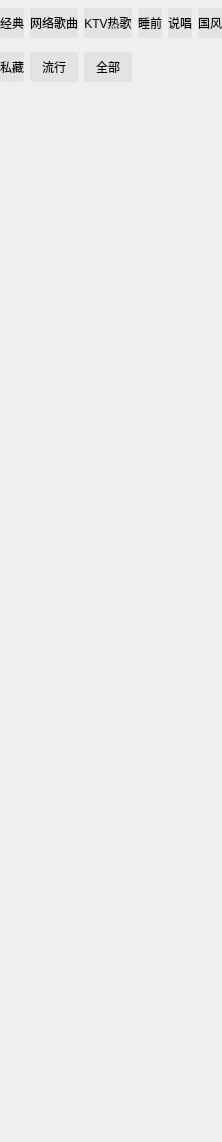
     <widget class="QWidget" name="page04">
      <layout class="QVBoxLayout" name="verticalLayout_6">
       <property name="leftMargin">
        <number>0</number>
       </property>
       <property name="topMargin">
        <number>0</number>
       </property>
       <property name="rightMargin">
        <number>0</number>
       </property>
       <property name="bottomMargin">
        <number>0</number>
       </property>
       <item>
        <widget class="QWidget" name="widget" native="true">
         <property name="minimumSize">
          <size>
           <width>0</width>
           <height>90</height>
          </size>
         </property>
         <property name="maximumSize">
          <size>
           <width>16777215</width>
           <height>90</height>
          </size>
         </property>
         <property name="styleSheet">
          <string notr="true">.QPushButton
{
	background:#E3E3E3;
	border-radius:2px;
}

.QPushButton:hover
{
	background:#CBCBCB;
	color:#1ECD98;
}</string>
         </property>
         <layout class="QGridLayout" name="gridLayout_6">
          <property name="leftMargin">
           <number>0</number>
          </property>
          <property name="topMargin">
           <number>0</number>
          </property>
          <property name="rightMargin">
           <number>0</number>
          </property>
          <property name="bottomMargin">
           <number>0</number>
          </property>
          <item row="0" column="1">
           <widget class="QPushButton" name="songbt002">
            <property name="maximumSize">
             <size>
              <width>100</width>
              <height>30</height>
             </size>
            </property>
            <property name="cursor">
             <cursorShape>PointingHandCursor</cursorShape>
            </property>
            <property name="text">
             <string>网络歌曲</string>
            </property>
           </widget>
          </item>
          <item row="0" column="0">
           <widget class="QPushButton" name="songbt001">
            <property name="maximumSize">
             <size>
              <width>100</width>
              <height>30</height>
             </size>
            </property>
            <property name="cursor">
             <cursorShape>PointingHandCursor</cursorShape>
            </property>
            <property name="text">
             <string>经典</string>
            </property>
           </widget>
          </item>
          <item row="0" column="4">
           <widget class="QPushButton" name="songbt005">
            <property name="maximumSize">
             <size>
              <width>100</width>
              <height>30</height>
             </size>
            </property>
            <property name="cursor">
             <cursorShape>PointingHandCursor</cursorShape>
            </property>
            <property name="text">
             <string>说唱</string>
            </property>
           </widget>
          </item>
          <item row="0" column="3">
           <widget class="QPushButton" name="songbt004">
            <property name="maximumSize">
             <size>
              <width>100</width>
              <height>30</height>
             </size>
            </property>
            <property name="cursor">
             <cursorShape>PointingHandCursor</cursorShape>
            </property>
            <property name="text">
             <string>睡前</string>
            </property>
           </widget>
          </item>
          <item row="0" column="2">
           <widget class="QPushButton" name="songbt003">
            <property name="maximumSize">
             <size>
              <width>100</width>
              <height>30</height>
             </size>
            </property>
            <property name="cursor">
             <cursorShape>PointingHandCursor</cursorShape>
            </property>
            <property name="text">
             <string>KTV热歌</string>
            </property>
           </widget>
          </item>
          <item row="0" column="5">
           <widget class="QPushButton" name="songbt006">
            <property name="maximumSize">
             <size>
              <width>100</width>
              <height>30</height>
             </size>
            </property>
            <property name="cursor">
             <cursorShape>PointingHandCursor</cursorShape>
            </property>
            <property name="text">
             <string>国风</string>
            </property>
           </widget>
          </item>
          <item row="1" column="0">
           <widget class="QPushButton" name="songbt007">
            <property name="maximumSize">
             <size>
              <width>100</width>
              <height>30</height>
             </size>
            </property>
            <property name="cursor">
             <cursorShape>PointingHandCursor</cursorShape>
            </property>
            <property name="text">
             <string>私藏</string>
            </property>
           </widget>
          </item>
          <item row="1" column="1">
           <widget class="QPushButton" name="songbt008">
            <property name="maximumSize">
             <size>
              <width>100</width>
              <height>30</height>
             </size>
            </property>
            <property name="cursor">
             <cursorShape>PointingHandCursor</cursorShape>
            </property>
            <property name="text">
             <string>流行</string>
            </property>
           </widget>
          </item>
          <item row="1" column="2">
           <widget class="QPushButton" name="songbt009">
            <property name="maximumSize">
             <size>
              <width>100</width>
              <height>30</height>
             </size>
            </property>
            <property name="cursor">
             <cursorShape>PointingHandCursor</cursorShape>
            </property>
            <property name="text">
             <string>全部</string>
            </property>
           </widget>
          </item>
         </layout>
        </widget>
       </item>
       <item>
        <widget class="QWidget" name="songList" native="true">
         <property name="minimumSize">
          <size>
           <width>0</width>
           <height>940</height>
          </size>
         </property>
         <property name="maximumSize">
          <size>
           <width>16777215</width>
           <height>16777215</height>
          </size>
         </property>
         <layout class="QGridLayout" name="gridLayout_7">
          <property name="leftMargin">
           <number>0</number>
          </property>
          <property name="topMargin">
           <number>0</number>
          </property>
          <property name="rightMargin">
           <number>0</number>
          </property>
          <property name="bottomMargin">
           <number>0</number>
          </property>
          <property name="spacing">
           <number>10</number>
          </property>
          <item row="2" column="3">
           <widget class="RecItem" name="songImgBox012" native="true">
            <property name="minimumSize">
             <size>
              <width>0</width>
              <height>200</height>
             </size>
            </property>
            <property name="maximumSize">
             <size>
              <width>150</width>
              <height>200</height>
             </size>
            </property>
           </widget>
          </item>
          <item row="3" column="2">
           <widget class="RecItem" name="songImgBox015" native="true">
            <property name="minimumSize">
             <size>
              <width>0</width>
              <height>200</height>
             </size>
            </property>
            <property name="maximumSize">
             <size>
              <width>150</width>
              <height>200</height>
             </size>
            </property>
           </widget>
          </item>
          <item row="0" column="1">
           <widget class="RecItem" name="songImgBox002" native="true">
            <property name="minimumSize">
             <size>
              <width>0</width>
              <height>200</height>
             </size>
            </property>
            <property name="maximumSize">
             <size>
              <width>150</width>
              <height>200</height>
             </size>
            </property>
           </widget>
          </item>
          <item row="3" column="0">
           <widget class="RecItem" name="songImgBox013" native="true">
            <property name="minimumSize">
             <size>
              <width>0</width>
              <height>200</height>
             </size>
            </property>
            <property name="maximumSize">
             <size>
              <width>150</width>
              <height>200</height>
             </size>
            </property>
           </widget>
          </item>
          <item row="3" column="3">
           <widget class="RecItem" name="songImgBox016" native="true">
            <property name="minimumSize">
             <size>
              <width>0</width>
              <height>200</height>
             </size>
            </property>
            <property name="maximumSize">
             <size>
              <width>150</width>
              <height>200</height>
             </size>
            </property>
           </widget>
          </item>
          <item row="2" column="0">
           <widget class="RecItem" name="songImgBox009" native="true">
            <property name="minimumSize">
             <size>
              <width>0</width>
              <height>200</height>
             </size>
            </property>
            <property name="maximumSize">
             <size>
              <width>150</width>
              <height>200</height>
             </size>
            </property>
           </widget>
          </item>
          <item row="3" column="1">
           <widget class="RecItem" name="songImgBox014" native="true">
            <property name="minimumSize">
             <size>
              <width>0</width>
              <height>200</height>
             </size>
            </property>
            <property name="maximumSize">
             <size>
              <width>150</width>
              <height>200</height>
             </size>
            </property>
           </widget>
          </item>
          <item row="1" column="3">
           <widget class="RecItem" name="songImgBox008" native="true">
            <property name="minimumSize">
             <size>
              <width>0</width>
              <height>200</height>
             </size>
            </property>
            <property name="maximumSize">
             <size>
              <width>150</width>
              <height>200</height>
             </size>
            </property>
           </widget>
          </item>
          <item row="0" column="3">
           <widget class="RecItem" name="songImgBox004" native="true">
            <property name="minimumSize">
             <size>
              <width>0</width>
              <height>200</height>
             </size>
            </property>
            <property name="maximumSize">
             <size>
              <width>150</width>
              <height>200</height>
             </size>
            </property>
           </widget>
          </item>
          <item row="1" column="2">
           <widget class="RecItem" name="songImgBox007" native="true">
            <property name="minimumSize">
             <size>
              <width>0</width>
              <height>200</height>
             </size>
            </property>
            <property name="maximumSize">
             <size>
              <width>150</width>
              <height>200</height>
             </size>
            </property>
           </widget>
          </item>
          <item row="1" column="1">
           <widget class="RecItem" name="songImgBox006" native="true">
            <property name="minimumSize">
             <size>
              <width>0</width>
              <height>200</height>
             </size>
            </property>
            <property name="maximumSize">
             <size>
              <width>150</width>
              <height>200</height>
             </size>
            </property>
           </widget>
          </item>
          <item row="0" column="2">
           <widget class="RecItem" name="songImgBox003" native="true">
            <property name="minimumSize">
             <size>
              <width>0</width>
              <height>200</height>
             </size>
            </property>
            <property name="maximumSize">
             <size>
              <width>150</width>
              <height>200</height>
             </size>
            </property>
           </widget>
          </item>
          <item row="2" column="1">
           <widget class="RecItem" name="songImgBox010" native="true">
            <property name="minimumSize">
             <size>
              <width>0</width>
              <height>200</height>
             </size>
            </property>
            <property name="maximumSize">
             <size>
              <width>150</width>
              <height>200</height>
             </size>
            </property>
           </widget>
          </item>
          <item row="1" column="0">
           <widget class="RecItem" name="songImgBox005" native="true">
            <property name="minimumSize">
             <size>
              <width>0</width>
              <height>200</height>
             </size>
            </property>
            <property name="maximumSize">
             <size>
              <width>150</width>
              <height>200</height>
             </size>
            </property>
           </widget>
          </item>
          <item row="0" column="0">
           <widget class="RecItem" name="songImgBox001" native="true">
            <property name="minimumSize">
             <size>
              <width>0</width>
              <height>200</height>
             </size>
            </property>
            <property name="maximumSize">
             <size>
              <width>150</width>
              <height>200</height>
             </size>
            </property>
           </widget>
          </item>
          <item row="2" column="2">
           <widget class="RecItem" name="songImgBox011" native="true">
            <property name="minimumSize">
             <size>
              <width>0</width>
              <height>200</height>
             </size>
            </property>
            <property name="maximumSize">
             <size>
              <width>150</width>
              <height>200</height>
             </size>
            </property>
           </widget>
          </item>
          <item row="4" column="0">
           <widget class="RecItem" name="songImgBox017" native="true">
            <property name="minimumSize">
             <size>
              <width>0</width>
              <height>200</height>
             </size>
            </property>
            <property name="maximumSize">
             <size>
              <width>150</width>
              <height>200</height>
             </size>
            </property>
           </widget>
          </item>
          <item row="4" column="1">
           <widget class="RecItem" name="songImgBox018" native="true">
            <property name="minimumSize">
             <size>
              <width>0</width>
              <height>200</height>
             </size>
            </property>
            <property name="maximumSize">
             <size>
              <width>150</width>
              <height>200</height>
             </size>
            </property>
           </widget>
          </item>
          <item row="4" column="2">
           <widget class="RecItem" name="songImgBox019" native="true">
            <property name="minimumSize">
             <size>
              <width>0</width>
              <height>200</height>
             </size>
            </property>
            <property name="maximumSize">
             <size>
              <width>150</width>
              <height>200</height>
             </size>
            </property>
           </widget>
          </item>
          <item row="4" column="3">
           <widget class="RecItem" name="songImgBox020" native="true">
            <property name="minimumSize">
             <size>
              <width>0</width>
              <height>200</height>
             </size>
            </property>
            <property name="maximumSize">
             <size>
              <width>150</width>
              <height>200</height>
             </size>
            </property>
           </widget>
          </item>
         </layout>
        </widget>
       </item>
       <item>
        <widget class="QWidget" name="widget_7" native="true">
         <property name="maximumSize">
          <size>
           <width>16777215</width>
           <height>1</height>
          </size>
         </property>
        </widget>
       </item>
      </layout>
     </widget>
